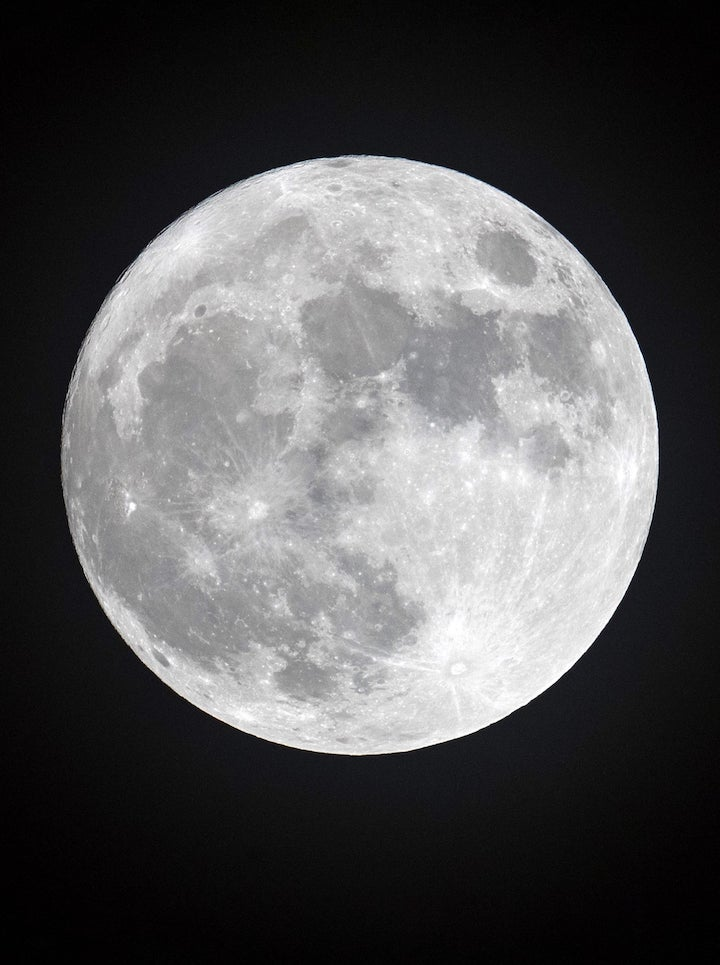
#> input picture week 6/img/moon.jpg, 720 x 965 px
$ python sharpening.py
#> lines starting #> are read from the running program, lines starting #| are printed output that depends on the picture
# -*- coding: utf-8 -*-
"""
Created on Sat Mar 26 08:31:08 2022

@author: ngomi
"""

import cv2
import numpy as np
import matplotlib.pyplot as plt
from scipy.ndimage import convolve
plt.rcParams.update({'font.size': 5})
def Conv(img,k):
    Input=np.array(img,dtype='single')
    if Input.ndim >2:
        Out=np.zeros_like(Input)
        for i in range(3):
            Out[:,:,i]=np.convolve(Input[:,:,i],k)
    else:
        Out=convolve(Input,k)
    return Out
#%% Second Derivatives- Laplacian
img = cv2.imread('img/moon.jpg', cv2.IMREAD_GRAYSCALE)
#> img: shape (965, 720); min 0, max 255, mean 84.8

scale = 0.3 # percent of original size
width = int(img.shape[1] * scale)
#> width = 216
height = int(img.shape[0] * scale)
#> height = 289
dim = (width, height)
#> dim = (216, 289)
# resize image
img = cv2.resize(img, dim, interpolation = cv2.INTER_AREA)
#> img: shape (289, 216)

ksize = (11,11)
img = cv2.blur(img, ksize, cv2.BORDER_DEFAULT)
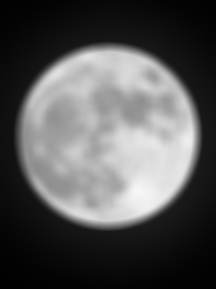
#> img: shape (289, 216); min 1, max 246, mean 84.8
plt.figure(dpi=300)
subf=plt.subplot(2,2,1); subf.set_title("Orignal image")
plt.imshow(img,cmap='gray'); plt.axis('off') ;
# Tạo các kernal k1 4 hướng và k2 8 hướng
k1=np.array([[0,1,0],[1,-4,1],[0,1,0]])
k2=np.array([[1,1,1],[1,-8,1],[1,1,1]])

L1=Conv(img,k1)
#> in Conv, `Out=convolve(Input,k)`:
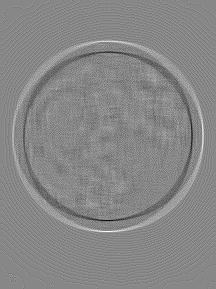
#> Out: shape (289, 216) float32; min -18, max 16, mean 0; drawn with min black and max white
subf=plt.subplot(2,2,2); subf.set_title("Laplacian with k1")
plt.imshow(L1,cmap='gray'); plt.axis('off')

L2=Conv(img,-k1)+img
#> in Conv (call 2), `Out=convolve(Input,k)`:
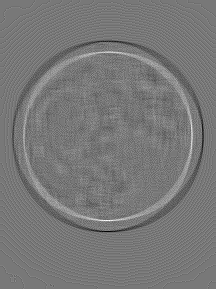
#> Out: shape (289, 216) float32; min -16, max 18, mean 0; drawn with min black and max white
subf=plt.subplot(2,2,3); subf.set_title("sharpening (Laplacian neg kernel)")
plt.imshow(L2,cmap='gray'); plt.axis('off') ;

L3=Conv(img,k2)+img
subf=plt.subplot(2,2,4); subf.set_title("sharpening (Laplacian k2)")
plt.imshow(L3,cmap='gray'); plt.axis('off') ;
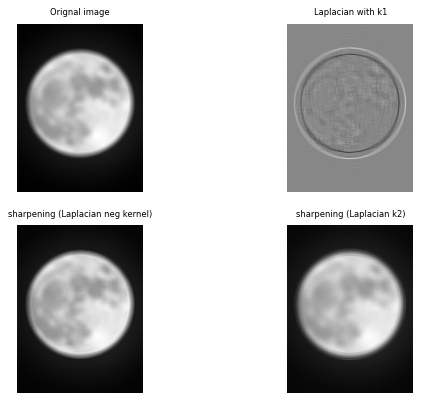
#> figure drawn by matplotlib, 4 panels
